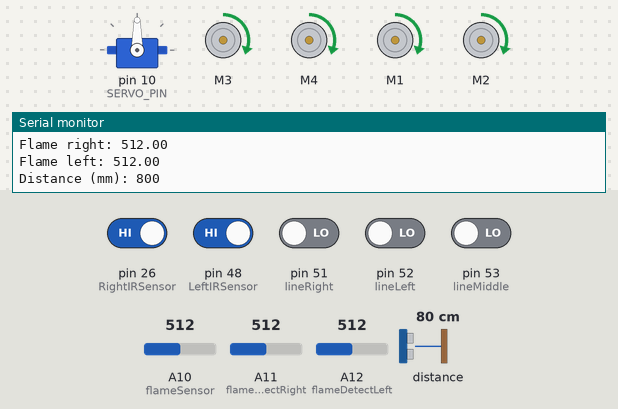
Recording of a sketch running on a simulated Arduino Mega 2560, built with avr-gcc and run on an emulated ATmega2560. Parts: servo, 4 × DC motor (green arrow = forward, orange = backward, longer = faster), the last lines printed to the serial monitor. The inputs (shaded band) are chosen by the test bench; at power-on: pin 26 (RightIRSensor), pin 48 (LeftIRSensor) HIGH, pin 51 (lineRight), pin 52 (lineLeft), pin 53 (lineMiddle) LOW, A10 (flameSensor) = 512, A11 (flameDetectRight) = 512, A12 (flameDetectLeft) = 512, distance to the obstacle 80 cm. The echo pulse lasts 58.3 µs per cm; random numbers use the default seed unless the sketch sets one.

Above: at 1.4 s.
1.5 s: pin 26 (RightIRSensor) driven LOW
At 2.2 s:
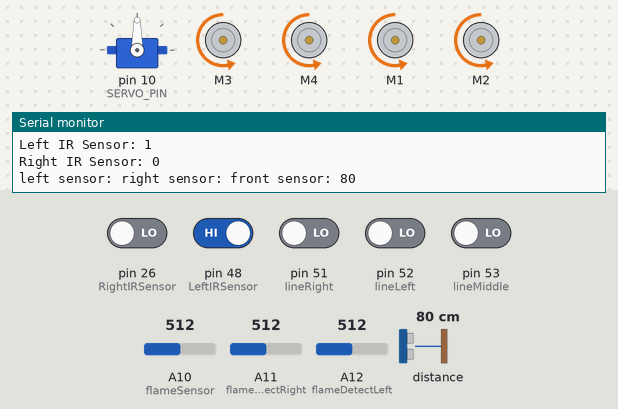
3.1 s: pin 26 (RightIRSensor) driven HIGH
At 3.4 s:
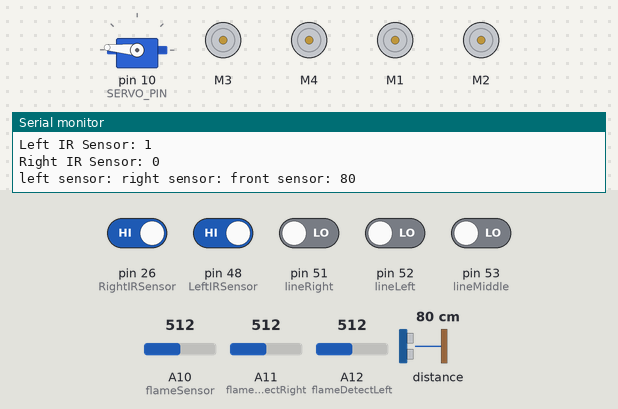
At 4.5 s:
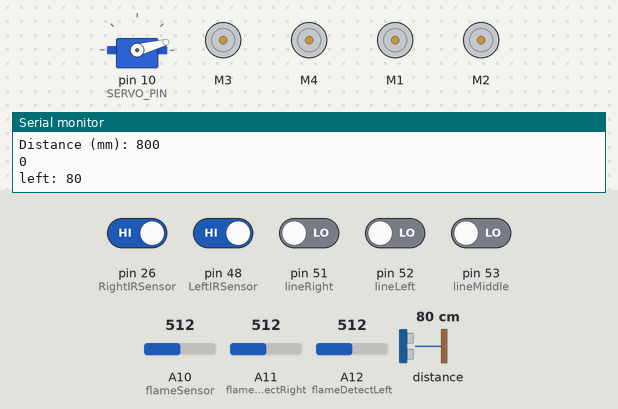
6.1 s: A10 (flameSensor) set to 716
9.1 s: A11 (flameDetectRight) set to 716
12.1 s: A12 (flameDetectLeft) set to 716
15.1 s: pin 51 (lineRight) driven HIGH
Timing chart, 0 to 19.1 s (numbered marks = the images above; inputs shaded):
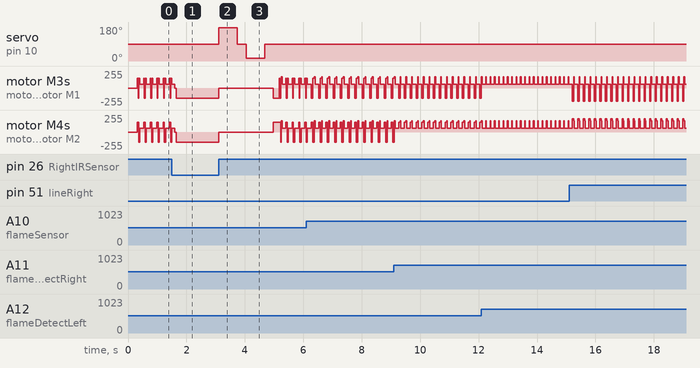

The sketch:

robojojoFinal.ino
```cpp
// 0---0-----0-----0---0
// |         |         |                T  |  F  |  RES
// | |_|_|_| | |_|_|_| |
// | | | | | | | | | | |                FL          turnSMRight()
// |         |         |                BR
// 0---0-----0-----0---0
// |         |         |                FR          turnSMLeft()
// | |_|_|_| | |_|_|_| | FL|FM|FR       BL
// | | | | | | | | | | |    ***
// |         |         |
// 0---0-----0-----0---0    ***
//                       BL|BM|BR

#include <AFMotor.h>
#include <Servo.h>
#include "Adafruit_VL53L0X.h"

//#define  C     131    // 131 Hz
//#define  D     147    // 147 Hz
//#define  E     165    // 165 Hz
//#define  F     175    // 175 Hz
//#define  G     196    // 196 Hz
//#define  a     220    // 220 Hz
//#define  b     247    // 247 Hz
//#define  c     262    // 262 Hz
//#define  d     294    // 294 Hz
//#define  e     330    // 330 Hz
//#define  f     349    // 349 Hz
//#define  g     392    // 392 Hz

// Define a special note, 'R', to represent a rest
#define  R     0

//Ultrasonic for Edge Detection
#define L_EDGE_TRIG 23
#define L_EDGE_ECHO A9
#define R_EDGE_TRIG 22
#define R_EDGE_ECHO A8

//IR Sensors for Obstacle Avoidance
#define LeftIRSensor 48
#define RightIRSensor 26
//#define MiddleIRSensor A10

//Front Line Sensor
#define lineLeft 52
#define lineRight 51
#define lineMiddle 53

//Back Line Sensor
#define TURN_DIST 15
#define BK_LINE_TRACKER_L 39
#define BK_LINE_TRACKER_M 35
#define BK_LINE_TRACKER_R 37

//Flame Sensor and IR Sensors for Flame Sensing
#define flameSensor A10
#define flameDetectLeft A12
#define flameDetectRight A11

//#define FRONT_TRIG 52
//#define FRONT_ECHO A15

#define SERVO_PIN 10

long lastTurn = millis();

unsigned int S;
unsigned int Sleft;
unsigned int Sright;

int motorSpeed = 200;

int leftDetect;
int rightDetect;
//int middleDetect;

AF_DCMotor motorBL(1);
AF_DCMotor motorBR(2);
AF_DCMotor motorFL(3);
AF_DCMotor motorFR(4);


Adafruit_VL53L0X lox = Adafruit_VL53L0X();

Servo neckControllerServoMotor;

inline void turnLeft(){
    motorFL.run(BACKWARD); motorFR.run(FORWARD); // TURN LEFT
    motorBL.run(BACKWARD); motorBR.run(FORWARD);
}

inline void turnRight(){
    motorFL.run(FORWARD); motorFR.run(BACKWARD); // TURN RIGHT
    motorBL.run(FORWARD); motorBR.run(BACKWARD);

}

inline void forward(){
    motorFL.run(FORWARD); motorFR.run(FORWARD);
    motorBL.run(FORWARD); motorBR.run(FORWARD);
}

inline void backward(){
    motorFL.run(BACKWARD); motorFR.run(BACKWARD);
    motorBL.run(BACKWARD); motorBR.run(BACKWARD);
}

inline void stopp(){
    motorFL.run(RELEASE); motorFR.run(RELEASE); // STOP
    motorBL.run(RELEASE); motorBR.run(RELEASE);
}

void setup() {
  Serial.begin(9600);
    delay(100);
  while (! Serial) {
    delay(1);

  }
  Serial.println("Adafruit VL53L0X test");
  if (!lox.begin()) {
    Serial.println("Failed to boot VL53L0X");
    delay(4000);
  }


   //Object detection Ultrasonic setup
//   pinMode(FRONT_ECHO, INPUT);
//   pinMode(FRONT_TRIG, OUTPUT);

   //Object Detection IR setup
//   pinMode(LeftIRSensor, INPUT);
//   pinMode(RightIRSensor, INPUT);
//   pinMode(MiddleIRSensor, INPUT)+


;

   neckControllerServoMotor.attach(SERVO_PIN);
   neckControllerServoMotor.write(90);
   delay(100);
   neckControllerServoMotor.detach();

   setMotorSpeed(150);

//  tone(50, D);
//  delay(200);
//  tone(50, F);
//  delay(200);
//  tone(50, a);
//  delay(200);
//  tone(50, G);
//  delay(200);
//  tone(50, E);
//  delay(200);
//  tone(50, D, 400);
   /*
      Serial.print("left sensor: ");
      Serial.println(readLeftSensor());
      Serial.print("right sensor: ");
      Serial.println(readRightSensor());
      Serial.print("front sensor: ");
      Serial.println(readPing());
      */
}

void loop() {
  // put your main code here, to run repeatedly:

  neckControllerServoMotor.attach(SERVO_PIN);
   neckControllerServoMotor.write(90);
  delay(50);
  S = readPing();
 //IR SENSOR Stuff
   leftDetect = digitalRead(LeftIRSensor);
   rightDetect = digitalRead(RightIRSensor);
//  middleDetect = digitalRead(MiddleIRSensor);


  Serial.print ("Left IR Sensor: " );
    Serial.println (leftDetect);

//     Serial.print ("Middle IR Sensor: " );
//    Serial.println (middleDetect);

    Serial.print ("Right IR Sensor: " );
    Serial.println (rightDetect);


  if (S > 0 && S <= TURN_DIST ) {
    turn();
  }


  //Check if edge         check if very small object is approaching
  if (leftDetect == 0)
  {
    turn();
  }

  else if (rightDetect == 0)
  {
    turn();
  }

  //Flame Sensor
  findFire();

  //Line Sensor
  moveTrack();
  forward();
  setMotorSpeed(170);
  delay(15);

//  motorFL.run(RELEASE); motorFR.run(RELEASE);
//  motorBL.run(RELEASE); motorBR.run(RELEASE);
  setMotorSpeed(60);
  delay(10);
//  setMotorSpeed(50);
//  delay(5);


}


//Edge case detection (needs to backup and then go
void backupAndTurn()
{
    stopp();
    setMotorSpeed(150);
  //Needs to stop, backup and then turn
  //SHit needs consistency
  //turns are too large (any way to change)
  //Backup
//  leftMotor1.run(5); motorFL.run(5);//5-> stop
//  motorBR.run(5); motorBL.run(5);
//  delay(400);

  if(lastTurn < millis()){

    backward();
    setMotorSpeed(150);
    delay(20);
    setMotorSpeed(70);
    delay(10);
  }
//   //Stop moving
//   motorFR.run(5); motorFL.run(5);//5-> stop
//  motorBR.run(5); motorBL.run(5);
//  motorFR.setSpeed(0); motorFL.setSpeed(0);
//  motorBR.setSpeed(0); motorBL.setSpeed(0);
  //neckControllerServoMotor.write(150);
//  delay(300);
    backward();
    setMotorSpeed(150);
    delay(15);
    setMotorSpeed(60);
    delay(15);
  //Turn left
    backward();
    setMotorSpeed(200);


    S = readPing();


    delay(random(50, 100));
    lastTurn = millis() + 900;
}

//Turn on obstacle avoidance
void turn() {
  stopp();
  setMotorSpeed(150);
  Serial.print("left sensor: ");
  Serial.print("right sensor: ");
  Serial.print("front sensor: ");
  Serial.println(S);
  stopp();
  leftDetect = digitalRead(LeftIRSensor);
//  middleDetect = readIRmiddle();
   rightDetect = digitalRead(RightIRSensor);
  while(leftDetect == 0){

    backward();
    leftDetect = digitalRead(LeftIRSensor);
    delay(5);
  }
//  while(middleDetect > 0){
//
//    motorFL.run(BACKWARD); motorFR.run(BACKWARD);
//    motorBL.run(BACKWARD); motorBR.run(BACKWARD);
//    delay(5);
//    motorFL.run(FORWARD); motorFR.run(BACKWARD); // TURN RIGHT
//    motorBL.run(FORWARD); motorBR.run(BACKWARD);
//    middleDetect = readIRmiddle();
//    delay(5);
//  }
  while(rightDetect == 0){

    backward();
    rightDetect = digitalRead(RightIRSensor);
    delay(5);
  }

//  motorFL.run(BACKWARD); motorFR.run(FORWARD); // TURN LEFT
//  motorBL.run(BACKWARD); motorBR.run(FORWARD);
//  delay(100);
  stopp();
  neckControllerServoMotor.write(175);
  delay(300);
  S = readPing();
  Sright = S;

  Serial.print("right: ");
  Serial.println(Sright);
  delay(300);
  neckControllerServoMotor.write(90);
//    motorFL.run(FORWARD); motorFR.run(BACKWARD); // TURN RIGHT
//    motorBL.run(FORWARD); motorBR.run(BACKWARD);
  delay(300);
//  motorFL.run(RELEASE); motorFR.run(RELEASE);
//  motorBL.run(RELEASE); motorBR.run(RELEASE);
  neckControllerServoMotor.write(15);
  delay(300);
  S = readPing();
  Sleft = S;
  Serial.print("left: ");
  Serial.println(Sleft);
  delay(300);
  neckControllerServoMotor.write(90);
//  motorFL.run(BACKWARD); motorFR.run(FORWARD); // TURN LEFT
//  motorBL.run(BACKWARD); motorBR.run(FORWARD);
//  delay(100);
//  motorFL.run(RELEASE); motorFR.run(RELEASE);
//  motorBL.run(RELEASE); motorBR.run(RELEASE);
  delay(300);
  if (Sleft <= TURN_DIST && Sright <= TURN_DIST) {

    backward();
    delay(50);
    if (Sleft >= Sright) {
      turnLeft();
    } else {
      turnRight();
    }
    delay(200);
  } else {
    if (Sleft >= Sright) {
      turnLeft();
    } else {
      turnRight();
    }
    delay(200);
  }
}
void moveTrack(void)
{

  stopp();
  setMotorSpeed(200);
  int temp = 0, num1 = 0, num2 = 0, num3 = 0;

  num1 = digitalRead(lineLeft);
  num2 = digitalRead(lineMiddle);
  num3 = digitalRead(lineRight);
//  Serial.print("left line: ");
//  Serial.println(num1);
//  Serial.print("middle line: ");
//  Serial.println(num2);
//  Serial.print("right line: ");
//  Serial.println(num3);

  if ((num2 == 0)) {
//    num1 = digitalRead(lineLeft);
//    num2 = digitalRead(lineMiddle);
//    num3 = digitalRead(lineRight);
//    if ((num2 == 0) && (num1 == 0) && (num3 == 0)) {
//      leftMotor1.run(5); rightMotor1.run(5);//5-> stop
//      leftMotor2.run(5); rightMotor2.run(5);
//      leftMotor1.setSpeed(0); rightMotor1.setSpeed(0);
//      leftMotor2.setSpeed(0); rightMotor2.setSpeed(0);
//      continue;
//    } else
    if ( (num1 == 0) && num3 == 1) { //leaning right
      turnLeft();
      delay(40);
      stopp();

//      while (1) {
//        num2 = digitalRead(lineMiddle);
//        if (num2) {
//          motorFL.run(RELEASE); motorFR.run(FORWARD); // TURN LEFT
//          motorBL.run(RELEASE); motorBR.run(FORWARD);
//          continue;
//        }else{
//          motorFL.run(FORWARD); motorFR.run(FORWARD); // TURN LEFT
//          motorBL.run(FORWARD); motorBR.run(FORWARD);
//          break;
//        }
//      }
    } else if ((num3 == 0) && (num1 == 1)) { // leaning left
      turnRight();
      delay(40);
      stopp();
//      while (1) {
//        num2 = digitalRead(lineMiddle);
//        if (num2) {
//          motorFL.run(FORWARD); motorFR.run(RELEASE); // TURN RIGHT
//          motorBL.run(FORWARD); motorBR.run(RELEASE);
//          continue;
//        }else{
//          motorFL.run(FORWARD); motorFR.run(FORWARD); // TURN LEFT
//          motorBL.run(FORWARD); motorBR.run(FORWARD);
//          break;
//        }
//      }
    }
//    motorFL.run(FORWARD); motorFR.run(FORWARD);
//    motorBL.run(FORWARD); motorBR.run(FORWARD);
  } else if(num1 == 0 || num3 == 0){
    if ( (num1 == 1) && num3 == 0) { //line is right
      turnRight();
//      while (1) {
//        num2 = digitalRead(lineMiddle);
//        if (num2) {
//          motorFL.run(RELEASE); motorFR.run(FORWARD); // TURN LEFT
//          motorBL.run(RELEASE); motorBR.run(FORWARD);
//          continue;
//        }else{
//          motorFL.run(FORWARD); motorFR.run(FORWARD); // TURN LEFT
//          motorBL.run(FORWARD); motorBR.run(FORWARD);
//          break;
//        }
//      }
      delay(20);
      stopp();
    } else if ((num3 == 1) && (num1 == 0)) { // line is left
      turnLeft();
//      while (1) {
//        num2 = digitalRead(lineMiddle);
//        if (num2) {
//          motorFL.run(FORWARD); motorFR.run(RELEASE); // TURN RIGHT
//          motorBL.run(FORWARD); motorBR.run(RELEASE);
//          continue;
//        }else{
//          motorFL.run(FORWARD); motorFR.run(FORWARD); // TURN LEFT
//          motorBL.run(FORWARD); motorBR.run(FORWARD);
//          break;
//        }
//      }
      delay(20);
      stopp();
    }


  }
}

void findFire (void)
{
  //Read sensor on analog
  //Sensor reads from 0 - 1000; 0 being closest, 1000 being farthest
  float flameDistanceReading = analogRead(flameSensor);
  float flameCheckLeft = analogRead(flameDetectLeft);
  float flameCheckRight = analogRead(flameDetectRight);
    Serial.print ("Flame right: " );
    Serial.println (flameCheckRight);
    Serial.print ("Flame left: " );
    Serial.println (flameCheckLeft);

  float fireCloseDistance = 100;  //fire is close
  float fireFarDistance = 600;    //fire is too far, no need to care about it

  //Main Principle: find fire, center onto fire and head towards it
  //Robot ignores line tracking while a fire is in sight
  //1. If center is LESS THAN OR EQUAL TO fireCloseDistance, stop robot
  //2. if fire hits the left check AND center is GREATER THAN fireFarDistance, turn left to center
  //3. if fire hits the right check AND center is GREATER THAN fireFarDistance, turn right to center
  //4. if fire hits left check AND center is LESS THAN fireFarDistance, turn left moving forward
  //5. if fire hits right check AND center is LESS THAN fireFarDistance, turn right moving forward
  //6. if both left AND right check is off, && center is GREATER THAN fireCloseDistance, drive forward

  //Check if outside sensors (flameCheckLeft, flameCheckRight) see a fire
  //IR Digital Sensors:
  //if there is no object. 1 if there is an object
  //Notes: If Left check is only one on, make full turn (no movement) [ vice versa]
  //       If Left check and center "on", make small adjustment and be moving foward [ vice versa ]

  //1. If center is LESS THAN OR EQUAL TO 300, stop robot
  while (flameDistanceReading <= fireCloseDistance || flameCheckLeft <= fireCloseDistance || flameCheckRight <= fireCloseDistance)
  {
    //Stop Robot
    stopp();
    flameDistanceReading = analogRead(flameSensor);
    flameCheckLeft = analogRead(flameDetectLeft);
    flameCheckRight = analogRead(flameDetectRight);
    Serial.print ("Flame Sensor: " );
    Serial.println (flameDistanceReading);
    Serial.print ("Flame right: " );
    Serial.println (flameCheckRight);
    Serial.print ("Flame left: " );
    Serial.println (flameCheckLeft);
    delay(60);
  }

  //6. If both left AND right check if off && center is GREATER THAN 100, drive forward
  if (flameDistanceReading > fireCloseDistance && flameDistanceReading < fireFarDistance)
  {
    //Robot moves forward
    //Also ignore line tracking
    setMotorSpeed(150);
    forward();
    delay(20);
    setMotorSpeed(60);
  }

  //2. If fire hits the left check AND center is GREATER THAN fireFarDistance, turn left to center
  if (flameCheckLeft < fireFarDistance && flameDistanceReading > fireFarDistance)
  {
    //Stop Robot, turn left to adjust
    setMotorSpeed(150);
    turnLeft();
    delay(50); //big turn to center
    setMotorSpeed(60);
  }

  //3. If fire hits the right check, AND center is GREATER THAN fireFarDistance, turn right to center
  if (flameCheckRight < fireFarDistance && flameDistanceReading > fireFarDistance)
  {
    //Stop Robot, turn right to adjust
    setMotorSpeed(150);
    turnRight();
    delay(50); //big turn to center
    setMotorSpeed(50);
  }

  //4. if fire hits left check AND center is LESS THAN fireFarDistance, turn left moving forward
  if (flameCheckLeft < fireFarDistance && flameDistanceReading <= fireFarDistance)
  {
    //Slight adjustment (variable speeds) to adjust to the left
    setMotorSpeed(150);
    turnLeft();
    delay(25); //small turn to center
    setMotorSpeed(50);
  }

  //5. if fire hits right check AND center is LESS THAN fireFarDistance, turn right moving forward
  if (flameCheckRight < fireFarDistance && flameDistanceReading <= fireFarDistance)
  {
    //Slight Adjustment (variable speeds) to adjust to the right
    setMotorSpeed(150);
    turnRight();
    delay(25); //small turn to center
    setMotorSpeed(50);
  }


}

void bitchImOnLine(void)
{

}

void setMotorSpeed(int mSpeed){
   motorFL.setSpeed(mSpeed);
   motorFR.setSpeed(mSpeed);
   motorBL.setSpeed(mSpeed);
   motorBR.setSpeed(mSpeed);
}


float readPing(void) {
  /**************************************************
      ff 55 len idx action device port slot data a
       0  1  2   3   4      5      6    7    8
  ***************************************************/
  float value = 0.0;
//  digitalWrite(FRONT_TRIG,LOW);
//  delay(0.1);
//  digitalWrite(FRONT_TRIG,HIGH);
//  delay(0.1);
//  digitalWrite(FRONT_TRIG,LOW);
//
//  duration = pulseIn(FRONT_ECHO, HIGH);
//
//  value = (duration/2) * 0.0343;
  VL53L0X_RangingMeasurementData_t measure;

  lox.rangingTest(&measure, false); // pass in 'true' to get debug data printout!
  if (measure.RangeStatus != 4) {  // phase failures have incorrect data
    Serial.print("Distance (mm): "); Serial.println(measure.RangeMilliMeter);

    Serial.println(measure.RangeStatus);

    value = (measure.RangeMilliMeter / 10);
  } else {
    Serial.println(" out of range ");

    Serial.println(measure.RangeStatus);
    value = 100;
  }
  return value;
}
```

main.ino
```cpp

```

Measured:
- after the input at 3.1 s, servo on pin 10 (SERVO_PIN): 90° → 175° at once, → 90° 0.63 s later, → 15° 0.30 s later, → 90° 0.63 s later
- by itself, motor M3, motor M1: repeats every 0.19 s: forward 170/255 0.03 s, forward 60/255 0.12 s, backward 200/255 0.04 s
- by itself, motor M4, motor M2: repeats every 0.19 s: forward 170/255 0.03 s, forward 60/255 0.12 s, forward 200/255 0.04 s
